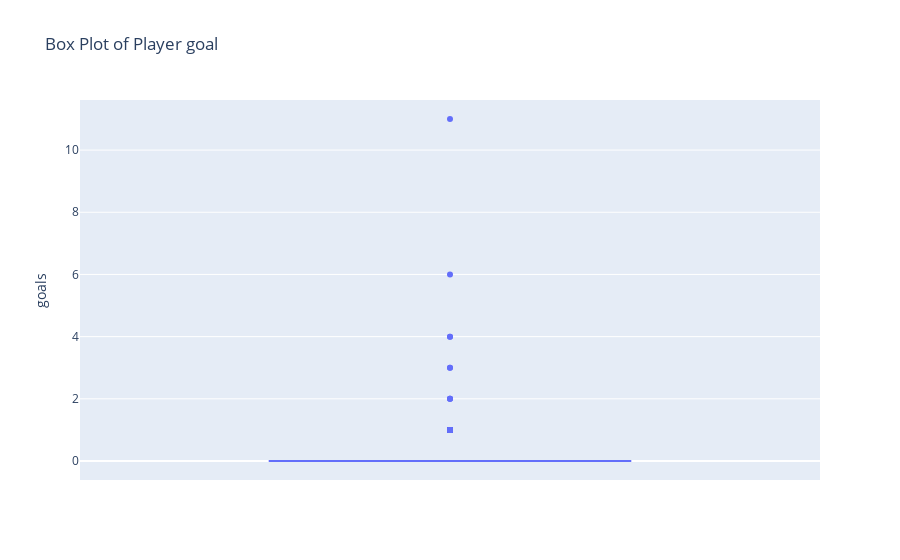

The notebook cell saved with this chart:
### Code cell
# check outliers
fig = px.box(df, y='goals', title="Box Plot of Player goal")

# Show the plot
fig.show()

### Figure 1 — Plotly figure (JSON) as saved in the notebook; plotly's stock layout.template omitted (floating-point values rounded to 4 significant figures; data arrays with more than 128 entries replaced by an {"elided": "..."} marker saying what was removed)
{"data": [{"alignmentgroup": "True", "hovertemplate": "goals=%{y}<extra></extra>", "legendgroup": "", "marker": {"color": "#636efa"}, "name": "", "notched": false, "offsetgroup": "", "orientation": "v", "showlegend": false, "type": "box", "x0": " ", "xaxis": "x", "y": {"elided": "10754 int values"}, "y0": " ", "yaxis": "y"}], "layout": {"autosize": true, "boxmode": "group", "legend": {"tracegroupgap": 0}, "title": {"text": "Box Plot of Player goal"}, "xaxis": {"anchor": "y", "autorange": true, "domain": [0, 1], "range": [-0.5, 0.5], "type": "category"}, "yaxis": {"anchor": "x", "autorange": true, "domain": [0, 1], "range": [-0.6111, 11.61], "title": {"text": "goals"}, "type": "linear"}}}
